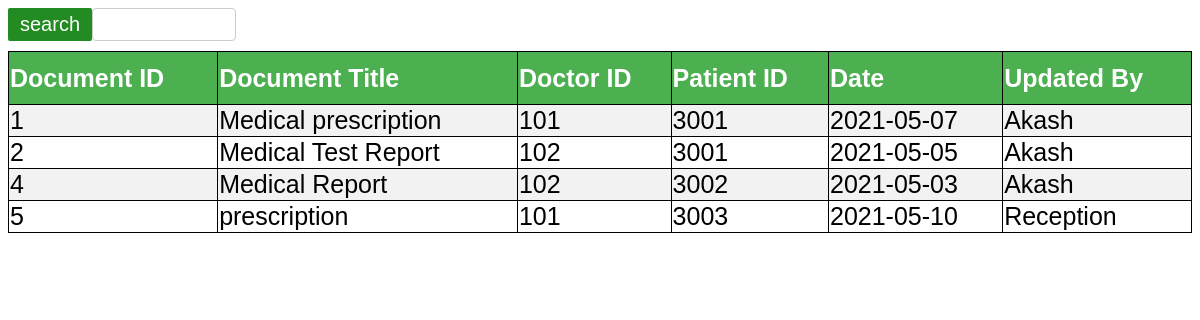
Screenshot of /HMS/display/list-docoment.php with the database file from the repository.
### tables this page shows
CREATE TABLE `document` (
  `document_id` int(6) NOT NULL,
  `document_title` varchar(50) NOT NULL,
  `doctor_id` int(6) DEFAULT NULL,
  `patient_id` int(6) DEFAULT NULL,
  `date` date DEFAULT NULL,
  `updated_by` varchar(50) DEFAULT NULL
);

### HMS/display/list-docoment.php (the view, shortened to what this page needs)
<!DOCTYPE html>
<html>
<head>
</head>
<body>
	<div class="container">
		<form action="search-docoment.php" method="post">
			<input type="text" name="search" >
			<button class="btn">search</button>
        </form>
	<table>
		<tr>
			<th> Document ID</th>
			<th> Document Title</th>
			<th> Doctor ID</th>
			<th> Patient ID</th>
			<th> Date</th>
			<th> Updated By</th>
		</tr>
		<?php
		$conn =mysqli_connect("localhost", "root", "", "hospital");
            $sql = "SELECT document_id,document_title,doctor_id,patient_id,date,updated_by FROM document";
            $result = $conn->query($sql);
            if ($result->num_rows > 0) {
            while($row = $result->fetch_assoc()) {
            echo "<tr><td> " .$row["document_id"]."</td><td>". $row["document_title"]. "</td><td> " . $row["doctor_id"]. " </td><td>" . $row["patient_id"]. "</td><td>" .$row["date"]."</td><td>".$row["updated_by"]."</td></tr>";
                  }
              echo"</table>";
               }
              else {
              echo "0 results";
              }
		?>
</body>
</html>

### HMS/display/list-docoment.php (style rules this page uses)
.btn { background-color: #228B22; color: white; padding: 5px 12px; border: none; border-radius: 2px; cursor: pointer; float:left; font-size:20px; }
input[type=text] { width: 10%; padding: 8px 12px; border: 1px solid #ccc; border-radius: 4px; resize: vertical; margin-bottom:10px; }
.container { padding-bottom:15px; }
table { border-collapse:collapse; color:black; width:100%; font-family:sans-serif; font-size:25px; text-align:left; padding-left:15px; }
table,th,td { border:1px solid black; }
th { background-color:#4CAF50; color:white; height:50px; }
td { height:10px; vertical-align:bottom; }
tr:nth-child(even) { background-color: #f2f2f2 }

### rows the page displays
document: document_id "1", document_title "Medical prescription", doctor "101", patient "3001", date "2021-05-07", updated_by "Akash"
document: document_id "2", document_title "Medical Test Report", doctor "102", patient "3001", date "2021-05-05", updated_by "Akash"
document: document_id "4", document_title "Medical Report", doctor "102", patient "3002", date "2021-05-03", updated_by "Akash"
document: document_id "5", document_title "prescription", doctor "101", patient "3003", date "2021-05-10", updated_by "Reception"
